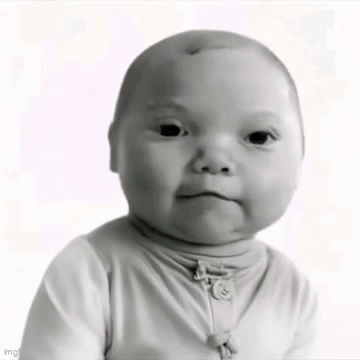
#> input picture src/xrlp9446d86g1.gif, 360 x 360 px
$ python convert_gif.py
#> lines starting #> are read from the running program, lines starting #| are printed output that depends on the picture
from PIL import Image
import os
import subprocess
import shutil

gif_path = r"src/xrlp9446d86g1.gif"
resized_gif_path = r"src/gif_resized.gif"
output_header = r"src/gif_data.h"

TW, TH = 240, 320

# Check if ffmpeg is available for better quality
has_ffmpeg = shutil.which("ffmpeg") is not None

if has_ffmpeg:
    print("Using ffmpeg for high-quality resize...")
    # ffmpeg preserves GIF palettes much better than Pillow
    # Scale to cover 240x320, then crop center
    cmd = [
        "ffmpeg", "-y", "-i", gif_path,
        "-vf", f"scale={TW}:{TH}:force_original_aspect_ratio=increase,crop={TW}:{TH},split[s0][s1];[s0]palettegen=max_colors=128[p];[s1][p]paletteuse=dither=bayer",
        "-r", "10",
        "-loop", "0",
        resized_gif_path
    ]
    subprocess.run(cmd, check=True, capture_output=True)
else:
    print("ffmpeg not found, using Pillow...")
    g = Image.open(gif_path)
#> g is the input picture: PIL image 360x360 P; mean R, G, B 202.1, 199.8, 199.5
    scale = max(TW / g.size[0], TH / g.size[1])
#> scale = 0.889
    new_w = int(g.size[0] * scale)
#> new_w = 320
    new_h = int(g.size[1] * scale)
#> new_h = 320

    frames = []
    durations = []
    for i in range(g.n_frames):
        g.seek(i)
        dur = g.info.get("duration", 100)
        # Keep as P (palette) mode, don't convert to RGBA
        frame = g.copy()
        frame = frame.resize((new_w, new_h), Image.LANCZOS)
        left = (new_w - TW) // 2
        top = (new_h - TH) // 2
        frame = frame.crop((left, top, left + TW, top + TH))
        # Quantize back to 256 colors to keep as proper GIF
        if frame.mode != "P":
            frame = frame.quantize(colors=256, method=Image.Quantize.MEDIANCUT)
        frames.append(frame)
        durations.append(dur)
#> this loop made 65 passes
#> dur on passes 1 to 12: 100, 50, 50, 50, 50, 50, 50, 50, 50, 50, 50, 50
#> pass 1, `frame = frame.crop((left, top, left + TW, top + TH))`:
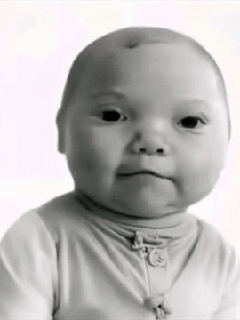
#> frame: PIL image 240x320 P; mean R, G, B 187, 184.9, 184.3
#> pass 2, `frame = g.copy()`:
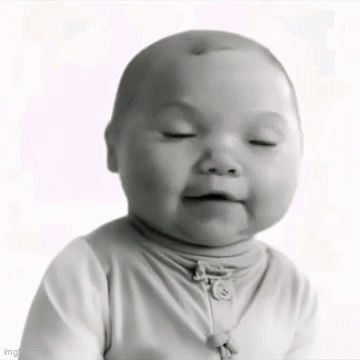
#> frame: PIL image 360x360 RGB; mean R, G, B 201.6, 199.2, 199.1
#> after the loop:
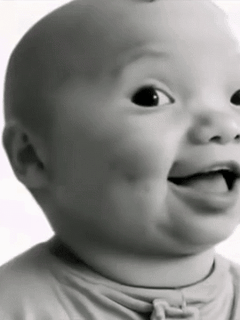
#> frame: PIL image 240x320 P; mean R, G, B 134.4, 133.8, 131.5
#> after the loop:
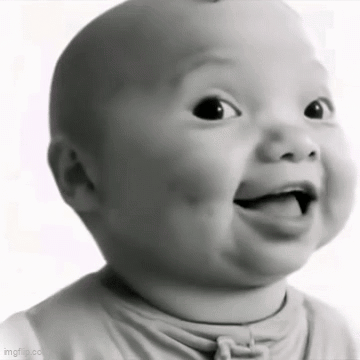
#> g: PIL image 360x360 RGB; mean R, G, B 159.6, 158.4, 156.9
#> after the loop, durations = 65 values, max 100 at index 0, min 50 at index 1, mean 50.77; frames = 65 items

    frames[0].save(resized_gif_path, save_all=True, append_images=frames[1:],
                   duration=durations, loop=0, optimize=True)

resized_size = os.path.getsize(resized_gif_path)
print(f"Resized GIF: {resized_size} bytes ({resized_size/1024:.1f} KB)")

# If still too large, skip frames
if resized_size > 700000:
    print(f"Too large ({resized_size/1024:.0f}KB), reducing frames...")
    g = Image.open(resized_gif_path)
    skip = max(2, g.n_frames // 15)  # aim for ~15 frames
#> skip = 4
    frames = []
    durations = []
    for i in range(0, g.n_frames, skip):
        g.seek(i)
        frames.append(g.copy())
        durations.append(g.info.get("duration", 100) * skip)
#> after the loop, durations = [400, 200, 200, 200, 200, 200, 200, 200, 200, 200, 200, 200, 200, 200, 200, 200, 200]; frames = 17 items

    frames[0].save(resized_gif_path, save_all=True, append_images=frames[1:],
                   duration=durations, loop=0, optimize=True)
    resized_size = os.path.getsize(resized_gif_path)
    print(f"After frame skip: {resized_size} bytes ({resized_size/1024:.1f} KB)")

# Convert to C array
with open(resized_gif_path, "rb") as f:
    data = f.read()

with open(output_header, "w") as f:
    f.write("#pragma once\n")
    f.write("#include <pgmspace.h>\n\n")
    f.write(f"const uint8_t gif_data[] PROGMEM = {{\n")
    for i, b in enumerate(data):
        f.write(f"0x{b:02x},")
        if (i + 1) % 16 == 0:
            f.write("\n")
    f.write("};\n\n")
    f.write(f"const size_t gif_data_len = {len(data)};\n")

print(f"Done! Header: {os.path.getsize(output_header)/1024:.1f} KB, GIF data: {len(data)/1024:.1f} KB")
